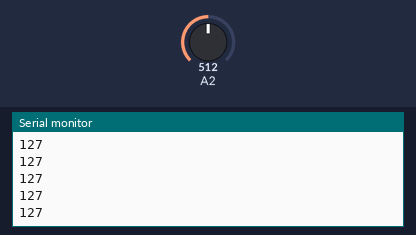
A sketch run on a simulated Arduino Mega 2560, built with avr-gcc and run on an emulated ATmega2560. Parts: the last lines printed to the serial monitor. The inputs (shaded band) are chosen by the test bench; at power-on: A2 = 512.

Above: at 1.2 s.
1.3 s: A2 set to 716
At 2.0 s:
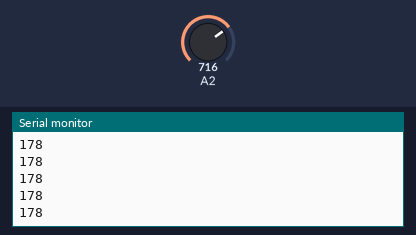
2.8 s: A2 set to 900
At 3.6 s:
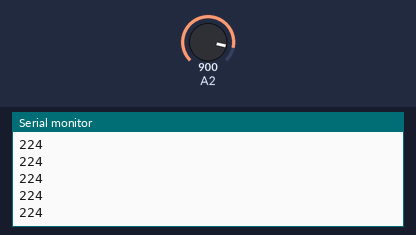
Timing chart, 0 to 5.8 s (numbered marks = the images above; inputs shaded):
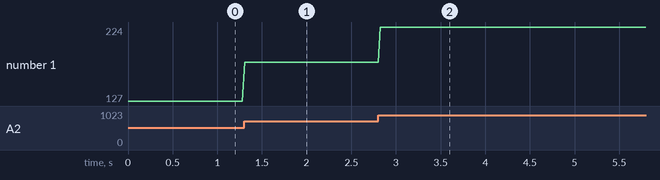

Measured:
- after the input at 1.3 s, the serial monitor: prints a new line at once (image 1)
- after the input at 2.8 s, the serial monitor: prints a new line at once (image 2)
- plotted number 1: 127 → 178 after the input at 1.3 s, 178 → 224 after the input at 2.8 s

The sketch:

sender_LoRa.ino
```cpp
#include <SoftwareSerial.h>
//RX,TX
SoftwareSerial FixSerial(52,53);

#define pot A2

void setup() {
  // put y>our setup code here, to run once:

  Serial.begin(9600);
  FixSerial.begin(9600);


}

byte pot_deger=0;
void loop() {


byte pot_deger = map(analogRead(A2),0,1024,0,255);


  FixSerial.write((byte)0x00);
  FixSerial.write(0x3f);
  FixSerial.write(0x17);
  FixSerial.write(pot_deger);
  Serial.println(pot_deger);
  delay(20);

  /*for(int i=0;i<2;i++){
    FixSerial.write(a[i]);
  }*/


}
```
